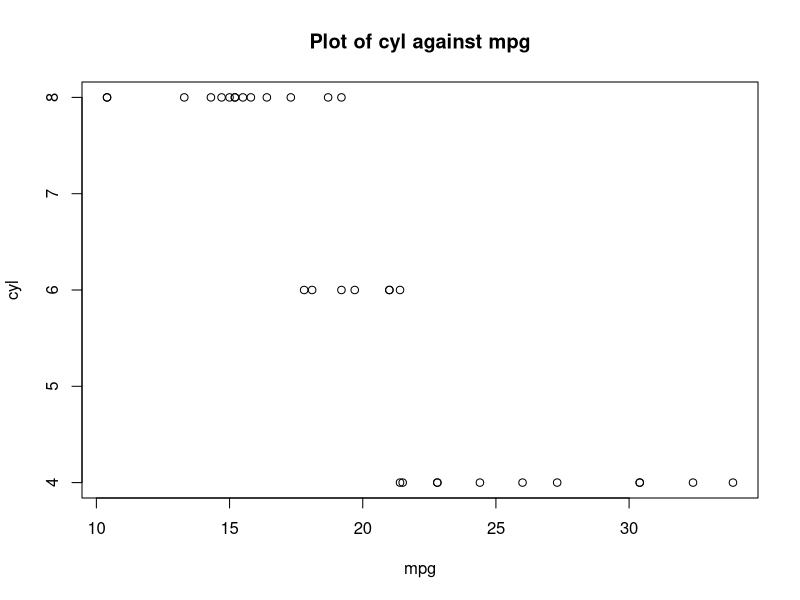
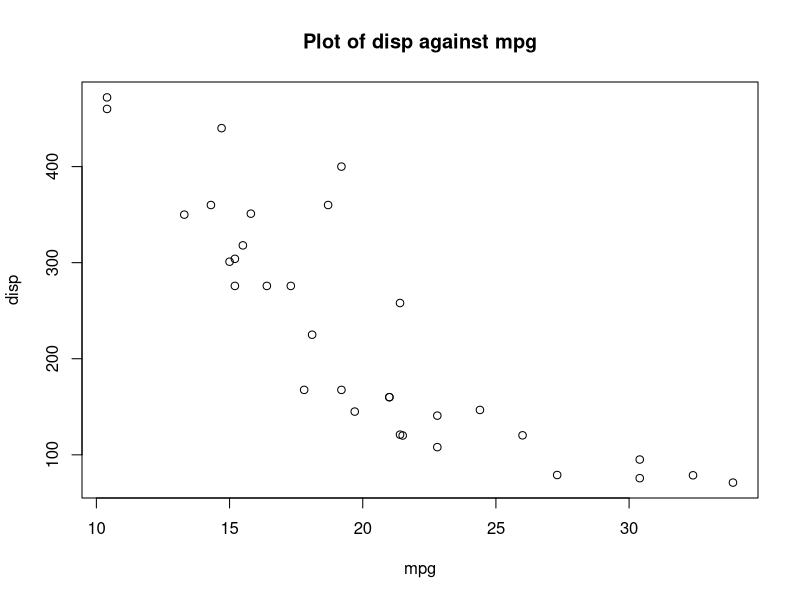
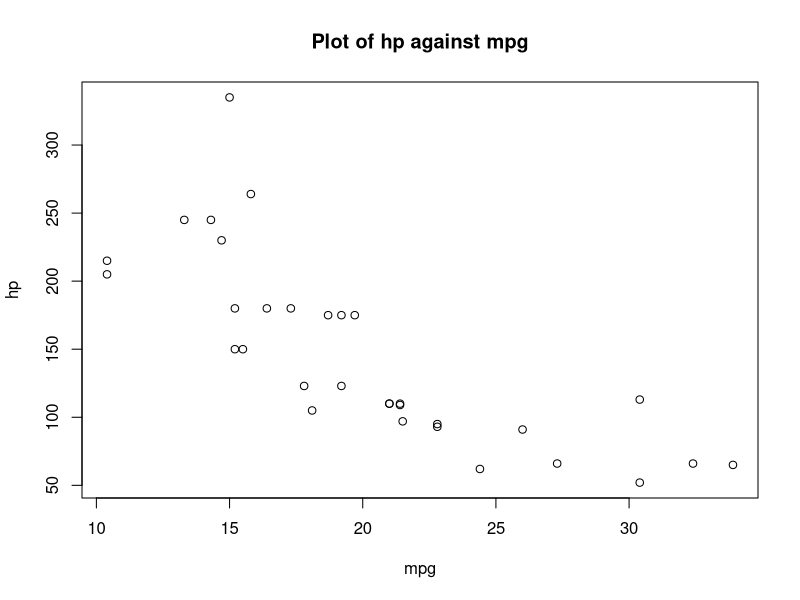
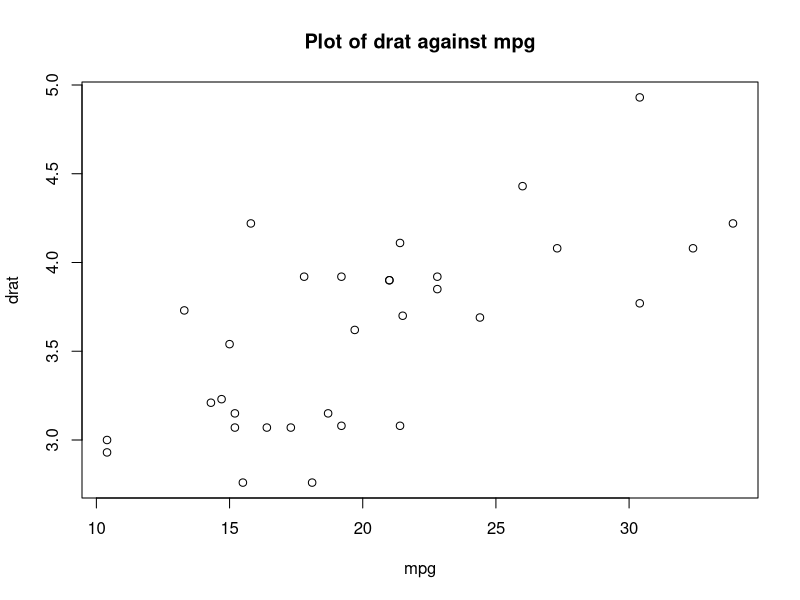
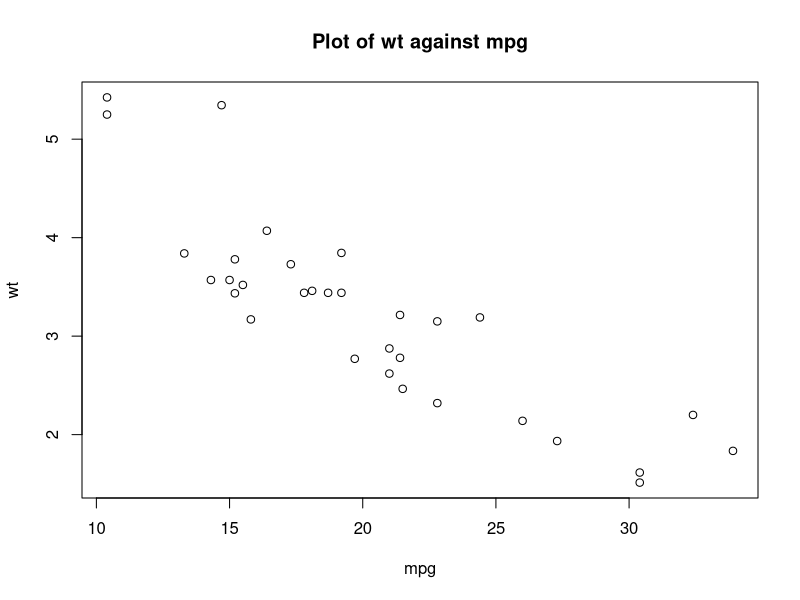
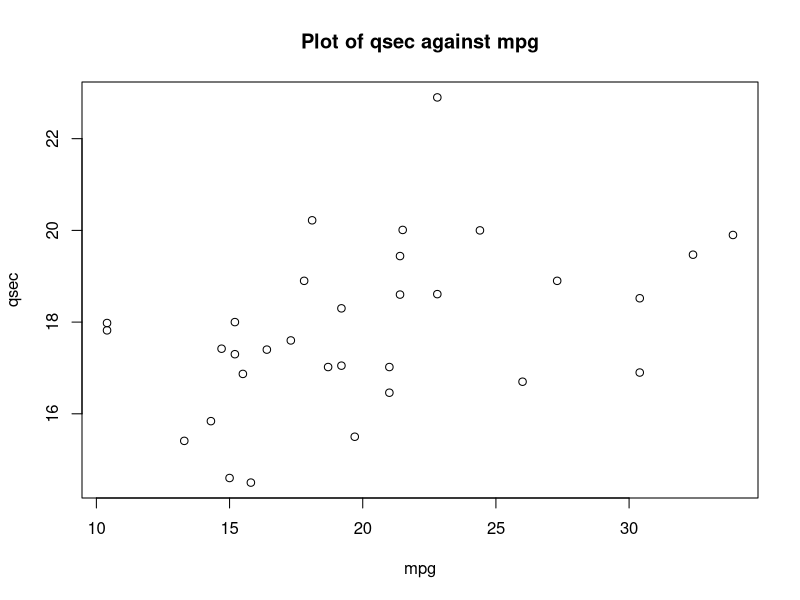
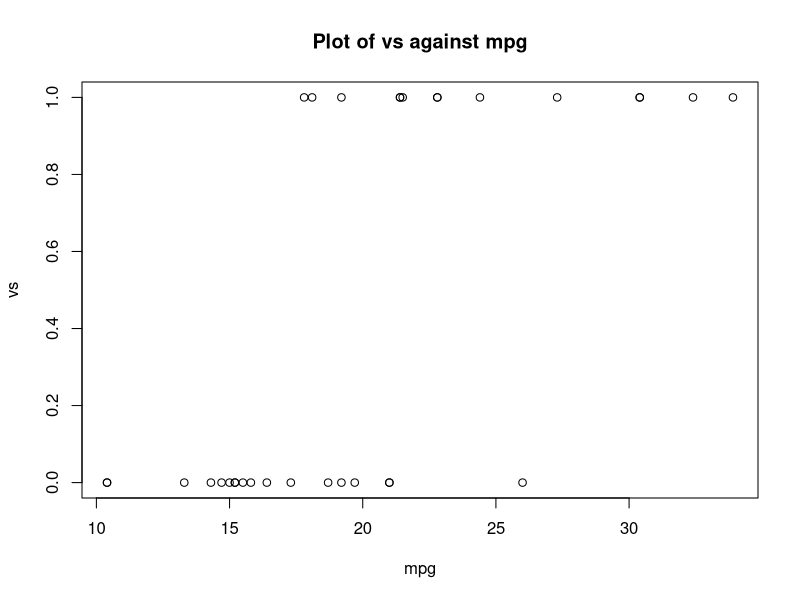
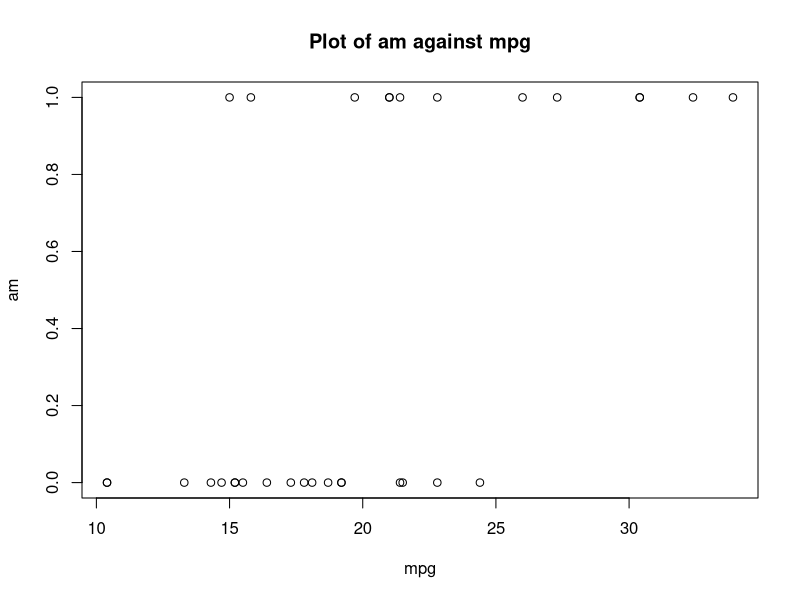

These charts were generated, in order, by the following R code:
## ---- chunk 1
data <- mtcars
attach(data)

head(data)
## ---- chunk 2
columns <- colnames(data)
columns
## ---- chunk 3
for (i in 1:(length(columns)))
{
  for (j in 1:length(columns))
  {
    if (i != j)
    {
      col1 <- columns[i]
      col2 <- columns[j]
      correlation <- cor(data[[col1]], data[[col2]])
      print(paste('The correlation between', col1, 'and', col2, 'is', correlation))
    }
  }
}
## ---- chunk 4
for (i in 1:(length(columns)))
{
  for (j in 1:length(columns))
  {
    if (i != j)
    {
      col1 <- columns[i]
      col2 <- columns[j]
      plot(data[[col1]], data[[col2]], xlab=col1, ylab=col2, main = paste('Plot of',col2, 'against', col1))
    }
  }
}
## ---- chunk 5
for (i in 2:length(columns))
{
  col <- columns[i]
  plot(data[['mpg']], data[[col]], xlab='mpg', ylab=col, main=paste('Plot of', col, 'against mpg'), sub = paste('Correlation = ', cor(data[['mpg']], data[[col]])))
  plot(data[[col]], data[['mpg']], xlab=col, ylab='mpg', main=paste('Plot of mpg against', col), sub = paste('Correlation = ', cor(data[[col]], data[['mpg']])))
}
## ---- chunk 6
for (i in 2:length(columns))
{
  col <- columns[i]
  correlation <- cor(data[['mpg']], data[[col]])
  print(paste('The correlation between', 'mpg', 'and', col, 'is', correlation))
  new_correlation <- cor(data[[col]], data[['mpg']])
  print(paste('The correlation between', col, 'and mpg is', new_correlation))
}
## ---- chunk 7
disp_model = lm(mpg ~ disp, data=data)
drat_model = lm(mpg ~ drat, data=data)
wt_model = lm(mpg ~ wt, data=data)
## ---- chunk 8
summary(disp_model)
confint(disp_model, level = 0.95)
## ---- chunk 9
summary(drat_model)
confint(drat_model, level = 0.95)
## ---- chunk 10
summary(wt_model)
confint(wt_model, level = 0.95)
## ---- chunk 11
plot(disp_model$residuals, ylab='residual_values', main='Plot of Residuals of Fitted Values With disp As Covariate')
abline(h = 0, lty = 2, lwd = 0.9)
## ---- chunk 12
plot(drat_model$residuals, ylab='residual_values', main='Plot of Residuals of Fitted Values With drat As Covariate')
abline(h = 0, lty = 2, lwd = 0.9)
## ---- chunk 13
plot(wt_model$residuals, ylab='residual_values', main='Plot of Residuals of Fitted Values With wt As Covariate')
abline(h = 0, lty = 2, lwd = 0.9)
## ---- chunk 14
predicted_mpg_disp <- predict(disp_model, newdata = data.frame(disp=290))
predicted_mpg_disp
## ---- chunk 15
predicted_mpg_drat <- predict(drat_model, newdata = data.frame(drat=3.25))
predicted_mpg_drat
## ---- chunk 16
predicted_mpg_wt <- predict(wt_model, newdata = data.frame(wt=2.950))
predicted_mpg_wt
## ---- chunk 17
beta_one_hat <- function(y, x){
  x_bar <- mean(x, na.rm=T)
  sxx <- sum((x - x_bar)^2)
  sxy <- sum(y*(x-x_bar))
  
  return(sxy/sxx)
}

beta_zero_hat <- function(y, x, beta_one){
  y_bar <- mean(y, na.rm=T)
  x_bar <- mean(x, na.rm=T)
  
  beta_zero <- y_bar - (beta_one*x_bar)
  return(beta_zero)
}


mse <- function(y, x, beta_one, beta_zero){
  ss_res <- sum((y - beta_zero - (beta_one*x))^2, na.rm=T)
  n <- length(y)
  return(ss_res/(n-2))
}
## ---- chunk 18
disp_beta_one <- beta_one_hat(mpg, disp)
disp_beta_zero <- beta_zero_hat(mpg, disp, disp_beta_one)
disp_mse <- mse(mpg, disp, disp_beta_one, disp_beta_zero)

disp_beta_one; 
disp_beta_zero;
disp_mse
## ---- chunk 19
drat_beta_one <- beta_one_hat(mpg, drat)
drat_beta_zero <- beta_zero_hat(mpg, drat, drat_beta_one)
drat_mse <- mse(mpg, drat, drat_beta_one, drat_beta_zero)

drat_beta_one; 
drat_beta_zero;
drat_mse
## ---- chunk 20
wt_beta_one <- beta_one_hat(mpg, wt)
wt_beta_zero <- beta_zero_hat(mpg, wt, wt_beta_one)
wt_mse <- mse(mpg, wt, wt_beta_one, wt_beta_zero)

wt_beta_one; 
wt_beta_zero;
wt_mse
## ---- chunk 21
confint(disp_model, level = 0.95)
## ---- chunk 22
confint(drat_model, level = 0.95)
## ---- chunk 23
confint(wt_model, level = 0.95)
## ---- chunk 24
plot(fitted(disp_model), residuals(disp_model), main = "Residuals vs Fitted of mpg ~ disp")
abline(h = 0, lty=2, lwd=0.9)
## ---- chunk 25
plot(fitted(drat_model), residuals(drat_model), main = "Residuals vs Fitted of mpg ~ drat")
abline(h = 0, lty=2, lwd=0.9)
## ---- chunk 26
plot(fitted(wt_model), residuals(wt_model), main = "Residuals vs Fitted of mpg ~ wt")
abline(h = 0, lty=2, lwd=0.9)
